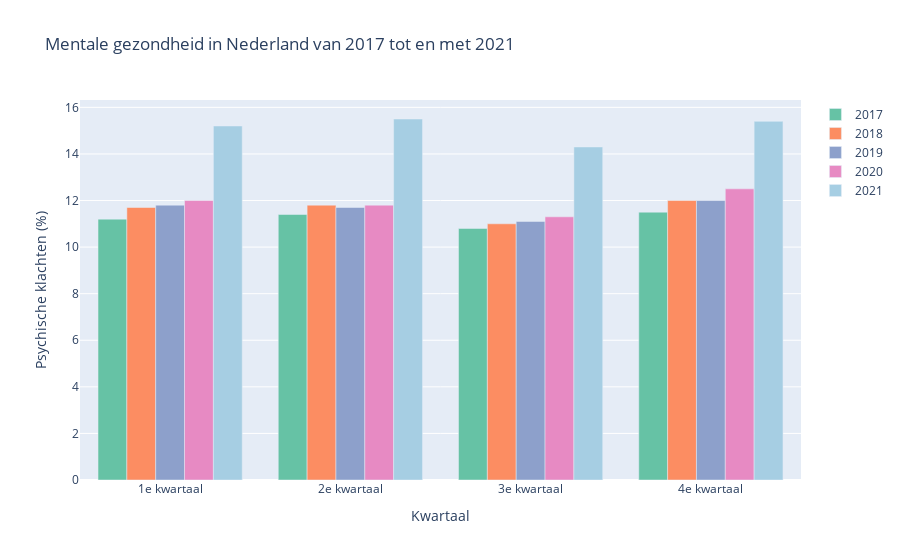

Notebook source saved alongside this figure:
### Code cell
file = pd.read_csv('Mentalegezondheid.csv')
fig = go.Figure()

years = file['Jaartal'].unique()
quarters = ['1e kwartaal', '2e kwartaal', '3e kwartaal', '4e kwartaal']

# Define a color palette with a different color for each year
color_palette = ['rgb(102,194,165)', 'rgb(252,141,98)', 'rgb(141,160,203)', 'rgb(231,138,195)', 'rgb(166,206,227)']
file['Psychische klachten (%)'] = file['Psychische klachten (%)'].str.replace(",", ".").astype(float)

for i, year in enumerate(years):
    filtered_data = file[file['Jaartal'] == year]
    if not filtered_data.empty:
        fig.add_trace(go.Bar(
            x=quarters,
            y=filtered_data['Psychische klachten (%)'],
            name=str(year),
            marker=dict(color=color_palette[i % len(color_palette)])  # Use modulo operator to cycle through the colors
        ))

fig.update_layout(
    title='Mentale gezondheid in Nederland van 2017 tot en met 2021',
    xaxis_title='Kwartaal',
    yaxis_title='Psychische klachten (%)'
)

fig.update_xaxes(type='category')

#fig.update_layout(yaxis_tickformat='.0%')

fig.update_layout(height=400)

fig.show()

### Figure 1 — Plotly figure (JSON) as saved in the notebook; plotly's stock layout.template omitted (floating-point values rounded to 4 significant figures)
{"data": [{"marker": {"color": "rgb(102,194,165)"}, "name": "2017", "type": "bar", "x": ["1e kwartaal", "2e kwartaal", "3e kwartaal", "4e kwartaal"], "y": [11.2, 11.4, 10.8, 11.5]}, {"marker": {"color": "rgb(252,141,98)"}, "name": "2018", "type": "bar", "x": ["1e kwartaal", "2e kwartaal", "3e kwartaal", "4e kwartaal"], "y": [11.7, 11.8, 11, 12]}, {"marker": {"color": "rgb(141,160,203)"}, "name": "2019", "type": "bar", "x": ["1e kwartaal", "2e kwartaal", "3e kwartaal", "4e kwartaal"], "y": [11.8, 11.7, 11.1, 12]}, {"marker": {"color": "rgb(231,138,195)"}, "name": "2020", "type": "bar", "x": ["1e kwartaal", "2e kwartaal", "3e kwartaal", "4e kwartaal"], "y": [12, 11.8, 11.3, 12.5]}, {"marker": {"color": "rgb(166,206,227)"}, "name": "2021", "type": "bar", "x": ["1e kwartaal", "2e kwartaal", "3e kwartaal", "4e kwartaal"], "y": [15.2, 15.5, 14.3, 15.4]}], "layout": {"autosize": true, "title": {"text": "Mentale gezondheid in Nederland van 2017 tot en met 2021"}, "xaxis": {"autorange": true, "range": [-0.5, 3.5], "title": {"text": "Kwartaal"}, "type": "category"}, "yaxis": {"autorange": true, "range": [0, 16.32], "title": {"text": "Psychische klachten (%)"}, "type": "linear"}}}
